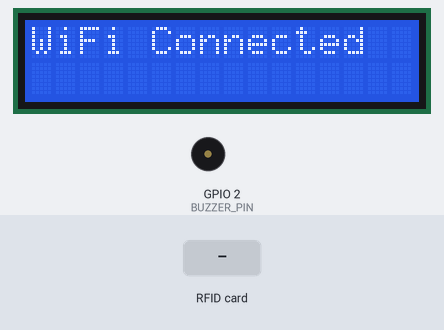
Bench run of a sketch on a simulated ESP32. Parts: 16×2 character LCD, buzzer (waves = sounding, pin HIGH). The test bench sets the inputs (shaded band). WiFi joins after 1.5 s; servers stay silent unless stated; uploads are accepted with an empty reply; what the sketch prints to the serial monitor is not drawn.

Above: at 1.7 s.
At 3.8 s:
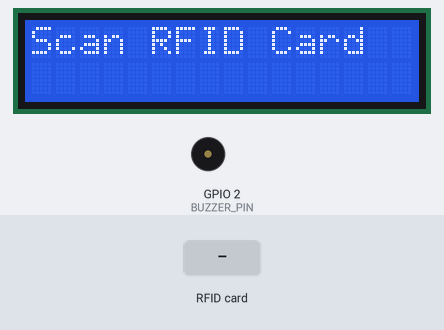
3.9 s: RFID card 5E 7A 19 C4 held to the reader
At 4.04 s:
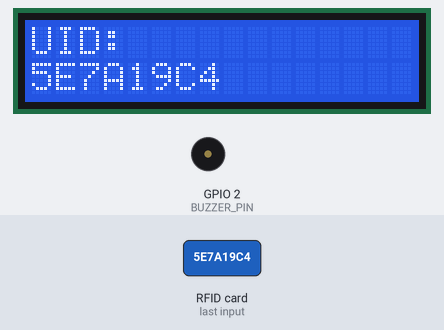
At 5.2 s:
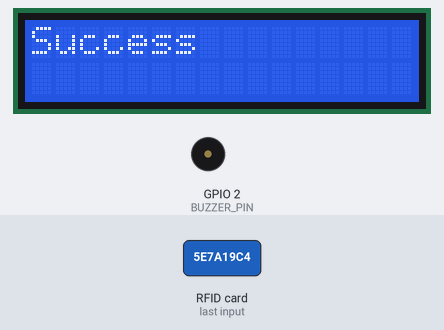
Timing chart, 0 to 6.9 s (numbered marks = the images above; inputs shaded):
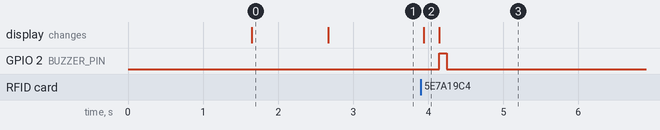

Measured:
- after the input at 3.9 s, GPIO 2 (BUZZER_PIN): LOW → HIGH after 0.25 s, → LOW 0.10 s later; the display: changes at once (image 2)
- what the display in image 0 shows lasts 1.1 s, from 1.6 s to 2.7 s

The sketch:

v2.ino
```cpp
#include <WiFi.h>
#include <HTTPClient.h>
#include <SPI.h>
#include <MFRC522.h>
#include <Wire.h>
#include <LiquidCrystal_I2C.h>

// Define pins
#define RST_PIN 4
#define SS_PIN 5
#define BUZZER_PIN 2  // <-- Attach buzzer to GPIO 2

const char* ssid = "Jasper22";
const char* password = "jasper22";
const char* serverName = "http://192.168.20.96:8000/api/rfid"; // Laravel API endpoint

MFRC522 mfrc522(SS_PIN, RST_PIN);
LiquidCrystal_I2C lcd(0x27, 16, 2); // Address 0x27, 16 columns, 2 rows

void setup() {
  Serial.begin(115200);
  SPI.begin();
  mfrc522.PCD_Init();

  lcd.init();
  lcd.backlight();
  lcd.setCursor(0, 0);
  lcd.print("Connecting WiFi");

  pinMode(BUZZER_PIN, OUTPUT); // <-- Set buzzer pin as output

  WiFi.begin(ssid, password);
  while (WiFi.status() != WL_CONNECTED) {
    delay(500);
    Serial.println("Connecting to WiFi...");
  }

  Serial.println("Connected to WiFi");
  lcd.clear();
  lcd.setCursor(0, 0);
  lcd.print("WiFi Connected");
  delay(1000);
  lcd.clear();
  lcd.setCursor(0, 0);
  lcd.print("Scan RFID Card");
}

void loop() {
  if (!mfrc522.PICC_IsNewCardPresent()) {
    return;
  }

  if (!mfrc522.PICC_ReadCardSerial()) {
    return;
  }

  String rfid_uid = "";
  for (byte i = 0; i < mfrc522.uid.size; i++) {
    rfid_uid += String(mfrc522.uid.uidByte[i], HEX);
  }
  rfid_uid.toUpperCase();

  Serial.println("RFID UID: " + rfid_uid);
  lcd.clear();
  lcd.setCursor(0, 0);
  lcd.print("UID:");
  lcd.setCursor(0, 1);
  lcd.print(rfid_uid);

  if (WiFi.status() == WL_CONNECTED) {
    HTTPClient http;
    http.begin(serverName);
    http.addHeader("Content-Type", "application/json");

    String jsonPayload = "{\"rfid\":\"" + rfid_uid + "\"}";

    int httpResponseCode = http.POST(jsonPayload);

    Serial.println("Response code: " + String(httpResponseCode));
    String response = http.getString();
    Serial.println(response);

    lcd.clear();
    if (httpResponseCode == 200) {
      lcd.setCursor(0, 0);
      lcd.print("Success");

      // Success beep: Short beep
      digitalWrite(BUZZER_PIN, HIGH);
      delay(100);
      digitalWrite(BUZZER_PIN, LOW);

    } else {
      lcd.setCursor(0, 0);
      lcd.print("Failed");

      // Failure beep: 2 short beeps
      for (int i = 0; i < 2; i++) {
        digitalWrite(BUZZER_PIN, HIGH);
        delay(100);
        digitalWrite(BUZZER_PIN, LOW);
        delay(100);
      }
    }

    http.end();
  } else {
    Serial.println("WiFi Disconnected");
    lcd.clear();
    lcd.setCursor(0, 0);
    lcd.print("WiFi Lost");

    // WiFi lost beep: Long beep
    digitalWrite(BUZZER_PIN, HIGH);
    delay(500);
    digitalWrite(BUZZER_PIN, LOW);
  }

  delay(3000);
  lcd.clear();
  lcd.setCursor(0, 0);
  lcd.print("Scan RFID Card");
}
```
